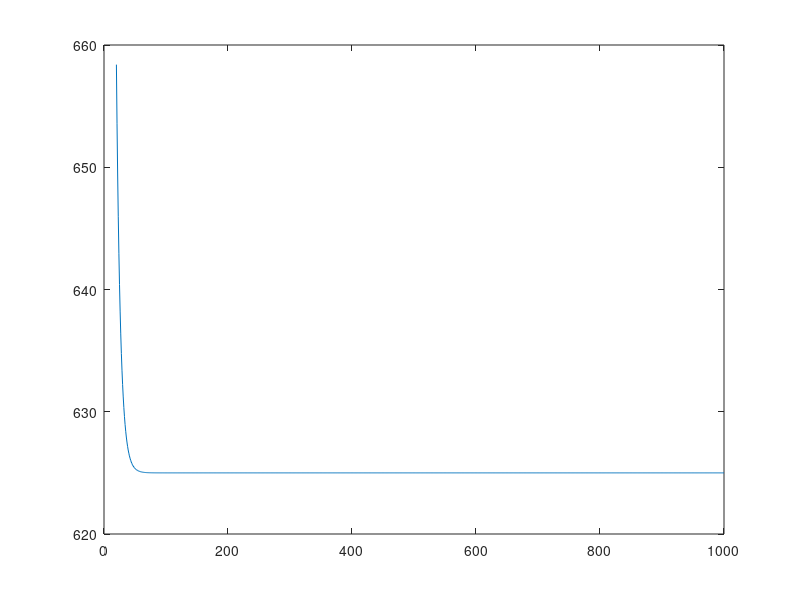

The MATLAB source for this figure:
N = 20;

P = 0.15.*50000.*((1+0.15./12).^(12.*N))./(12.*((1+0.15./12).^(12.*N)-1));

fprintf("%.4f\n", P)

N = 20:1000;

P = 0.15.*50000.*((1+0.15./12).^(12.*N))./(12.*((1+0.15./12).^(12.*N)-1));

plot(N, P);
disp("no")
rate = 0.15;
for i= 1:16
    now = rate*50000*((1+rate/12)^(12*20))/(12*((1+rate/12)^(12*20)-1));
    if(i>1) 
        disp(now-last) 
    end
    rate = rate+0.01;
    last = now;
end

